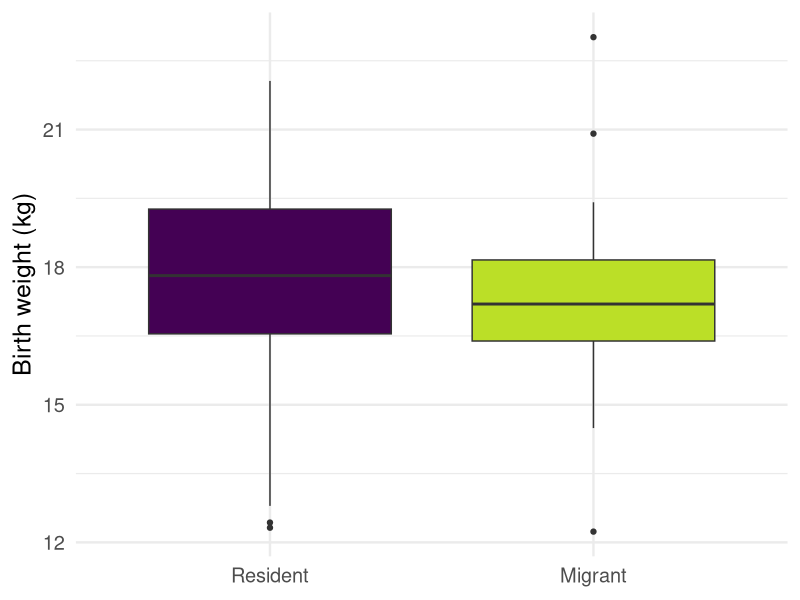
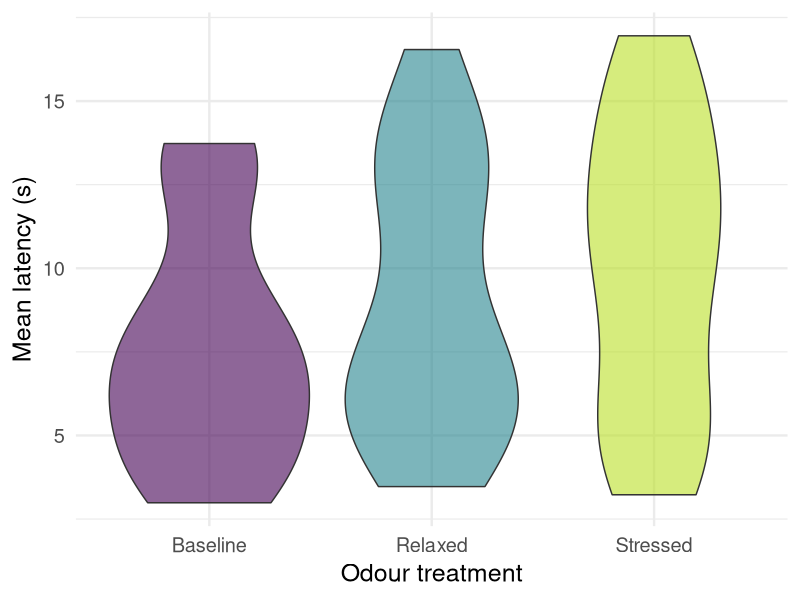
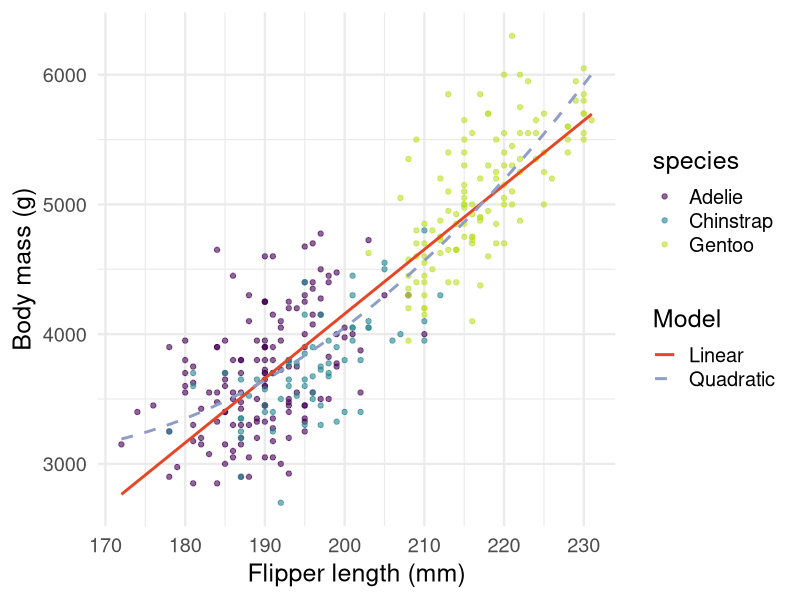
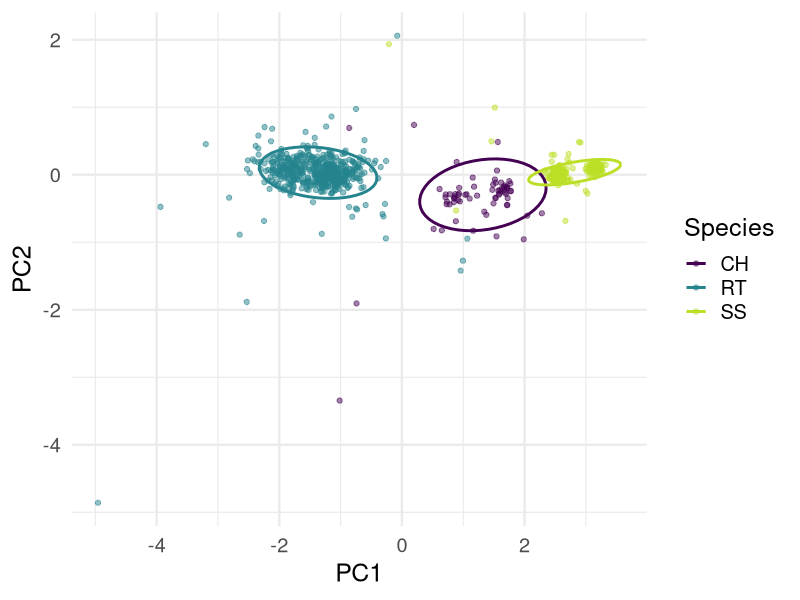

Reproduce these figures in R, in order.
## ---- chunk 1
#| label: setup-journey
#| include: false
library(ggplot2)
## ---- chunk 2
#| label: elk-birthweight
#| code-fold: true
#| echo: true
#| warning: false
#| message: false
elk <- read.csv("data/elk_calf_clean.csv")
elk$mig_status <- factor(elk$mig_status,
  levels = c("Resident", "Eastern"),
  labels = c("Resident", "Migrant")
)

ggplot(elk, aes(x = mig_status, y = birth_wt, fill = mig_status)) +
  geom_boxplot(show.legend = FALSE) +
  scale_fill_viridis_d(end = 0.9) +
  labs(x = NULL, y = "Birth weight (kg)") +
  theme_minimal(base_size = 18)
## ---- chunk 3
#| label: dog-odour
#| code-fold: true
#| echo: true
#| warning: false
#| message: false
dogs <- read.csv("data/dog_odour_clean.csv")
dogs$treatment <- factor(dogs$treatment,
  levels = c("Baseline", "Relaxed", "Stressed")
)

dog_means <- aggregate(latency ~ dog_id + treatment, data = dogs, FUN = mean)

ggplot(dog_means, aes(x = treatment, y = latency, fill = treatment)) +
  geom_violin(alpha = 0.6) +
  scale_fill_viridis_d(end = 0.9) +
  labs(x = "Odour treatment", y = "Mean latency (s)") +
  theme_minimal(base_size = 18) +
  theme(legend.position = "none")
## ---- chunk 4
#| label: penguin-regression
#| code-fold: true
#| echo: true
#| warning: false
#| message: false
penguins <- palmerpenguins::penguins

ggplot(penguins, aes(x = flipper_length_mm, y = body_mass_g)) +
  geom_point(aes(colour = species), alpha = 0.6) +
  geom_smooth(method = "lm", se = FALSE, colour = "#e64626", aes(linetype = "Linear")) +
  geom_smooth(method = "lm", formula = y ~ poly(x, 2), se = FALSE, colour = "#8f9ec9", aes(linetype = "Quadratic")) +
  scale_colour_viridis_d(end = 0.9) +
  scale_linetype_manual(values = c(Linear = "solid", Quadratic = "dashed")) +
  guides(linetype = guide_legend(override.aes = list(colour = c("#e64626", "#8f9ec9")))) +
  labs(x = "Flipper length (mm)", y = "Body mass (g)", linetype = "Model") +
  theme_minimal(base_size = 18)
## ---- chunk 5
#| label: hawks-pca
#| code-fold: true
#| echo: true
#| warning: false
#| message: false
hawks <- read.csv("data/hawks_clean.csv")
pca <- prcomp(hawks[, c("Wing", "Weight", "Culmen", "Hallux")], scale. = TRUE)
scores <- data.frame(pca$x, Species = hawks$Species)

ggplot(scores, aes(x = PC1, y = PC2, colour = Species)) +
  geom_point(alpha = 0.5) +
  stat_ellipse(linewidth = 1) +
  scale_colour_viridis_d(end = 0.9) +
  labs(x = "PC1", y = "PC2", colour = "Species") +
  theme_minimal(base_size = 18)
